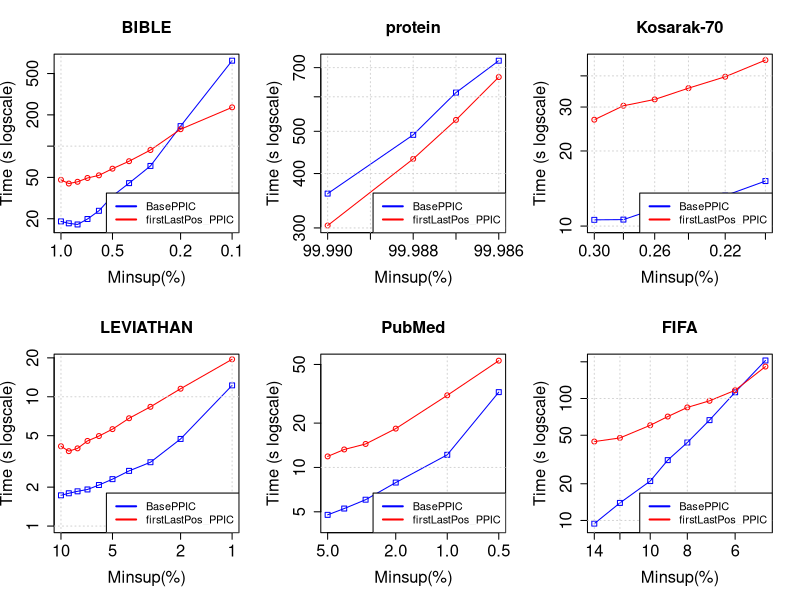

Source code (R):
tiff("MmEsLpMiss_first_lastPos_PPIC.png", width=13, height=9, units='in', res=120)
par(mfrow=c(2,3), cex.lab=1.5, cex.axis=1.5, cex.main=1.5, cex.sub=1.5)

#BIBLE
#DATA
x <- c(0.01, 0.009, 0.008, 0.007, 0.006, 0.005, 0.004, 0.003, 0.002, 0.001)*100

zero <- c(18850, 18071, 17611, 19872, 23860, 33086, 44031, 64446, 155871, 664830)/1000
one <- c(47368, 43620, 45367, 49363, 52340, 60683, 71579, 91719, 145451, 236287)/1000

#PLOT
plot(x, zero, log = "xy", type="o", pch=0, xlab="Minsup(%)",ylab="Time (s logscale)", col="blue", xlim = rev(range(x)), ylim=c(17, 664))
lines(x, one, col="red", type="o", pch=1)
title(main="BIBLE", cex.lab=1.5, cex.axis=1.5, cex.main=1.5, cex.sub=1.5)
grid()
legend("bottomright", legend=c("BasePPIC", "firstLastPos_PPIC"), lty=c(1,1),lwd=c(2,2), col=c("blue", "red"), cex = 1)

#protein
#DATA
x <- c(0.9999, 0.99988, 0.99987, 0.99986)*100

zero <- c(359711, 490719, 613541, 726131)/1000
one <- c(303855, 432112, 531031, 666018)/1000

#PLOT
plot(x, zero, log = "xy", type="o", pch=0, xlab="Minsup(%)",ylab="Time (s logscale)", col="blue", xlim = rev(range(x)), ylim=c(303, 726))
lines(x, one, col="red", type="o", pch=1)
title(main="protein", cex.lab=1.5, cex.axis=1.5, cex.main=1.5, cex.sub=1.5)
grid()
legend("bottomright", legend=c("BasePPIC", "firstLastPos_PPIC"), lty=c(1,1),lwd=c(2,2), col=c("blue", "red"), cex = 1)

#Kosarak-70
#DATA
x <- c(0.003, 0.0028, 0.0026, 0.0024, 0.0022, 0.002)*100

zero <- c(10592, 10615, 11709, 12472, 13241, 15153)/1000
one <- c(26692, 30363, 32181, 35716, 39687, 46274)/1000

#PLOT
plot(x, zero, log = "xy", type="o", pch=0, xlab="Minsup(%)",ylab="Time (s logscale)", col="blue", xlim = rev(range(x)), ylim=c(10, 46))
lines(x, one, col="red", type="o", pch=1)
title(main="Kosarak-70", cex.lab=1.5, cex.axis=1.5, cex.main=1.5, cex.sub=1.5)
grid()
legend("bottomright", legend=c("BasePPIC", "firstLastPos_PPIC"), lty=c(1,1),lwd=c(2,2), col=c("blue", "red"), cex = 1)

#LEVIATHAN
#DATA
x <- c(0.1, 0.09, 0.08, 0.07, 0.06, 0.05, 0.04, 0.03, 0.02, 0.01)*100

zero <- c(1729, 1793, 1857, 1919, 2077, 2306, 2672, 3117, 4718, 12253)/1000
one <- c(4143, 3796, 3990, 4555, 4970, 5620, 6821, 8364, 11543, 19496)/1000

#PLOT
plot(x, zero, log = "xy", type="o", pch=0, xlab="Minsup(%)",ylab="Time (s logscale)", col="blue", xlim = rev(range(x)), ylim=c(1, 19))
lines(x, one, col="red", type="o", pch=1)
title(main="LEVIATHAN", cex.lab=1.5, cex.axis=1.5, cex.main=1.5, cex.sub=1.5)
grid()
legend("bottomright", legend=c("BasePPIC", "firstLastPos_PPIC"), lty=c(1,1),lwd=c(2,2), col=c("blue", "red"), cex = 1)

#PubMed
#DATA
x <- c(0.05, 0.04, 0.03, 0.02, 0.01, 0.005)*100

zero <- c(4767, 5261, 6040, 7894, 12184, 32451)/1000
one <- c(11880, 13242, 14432, 18345, 30869, 53054)/1000

#PLOT
plot(x, zero, log = "xy", type="o", pch=0, xlab="Minsup(%)",ylab="Time (s logscale)", col="blue", xlim = rev(range(x)), ylim=c(4, 53))
lines(x, one, col="red", type="o", pch=1)
title(main="PubMed", cex.lab=1.5, cex.axis=1.5, cex.main=1.5, cex.sub=1.5)
grid()
legend("bottomright", legend=c("BasePPIC", "firstLastPos_PPIC"), lty=c(1,1),lwd=c(2,2), col=c("blue", "red"), cex = 1)

#FIFA
#DATA
x <- c(0.14, 0.12, 0.1, 0.09, 0.08, 0.07, 0.06, 0.05)*100

zero <- c(9423, 13932, 21048, 31249, 43581, 66511, 112528, 204980)/1000
one <- c(44359, 47508, 60336, 71129, 84512, 95768, 116766, 182728)/1000

#PLOT
plot(x, zero, log = "xy", type="o", pch=0, xlab="Minsup(%)",ylab="Time (s logscale)", col="blue", xlim = rev(range(x)), ylim=c(9, 204))
lines(x, one, col="red", type="o", pch=1)
title(main="FIFA", cex.lab=1.5, cex.axis=1.5, cex.main=1.5, cex.sub=1.5)
grid()
legend("bottomright", legend=c("BasePPIC", "firstLastPos_PPIC"), lty=c(1,1),lwd=c(2,2), col=c("blue", "red"), cex = 1)

#slen1
#DATA
x <- c(0.0017, 0.00165, 0.0016, 0.00155, 0.0015, 0.00145, 0.0014, 0.00135, 0.0013)*100


#PLOT
#slen2
#DATA
x <- c(0.0015, 0.00145, 0.0014, 0.00135, 0.0013, 0.00125, 0.0012, 0.00115, 0.0011)*100


#PLOT
dev.off()
